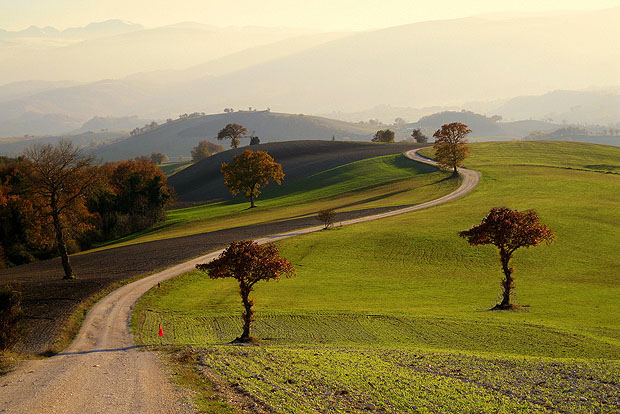
#> input picture src/uploaded_image.png, 620 x 414 px
$ python -i sift_analyzer.py   (imports and definitions only)
#> lines starting #> are read from the running program, lines starting #| are printed output that depends on the picture
# sift_analyzer.py - Fully Rewritten
import cv2
import numpy as np
import os
from scipy import ndimage
from scipy.stats import kurtosis, skew

class SIFTAnalyzer:
    def __init__(self):
        self.sift = cv2.SIFT_create(
            nfeatures=5000,
            nOctaveLayers=4,
            contrastThreshold=0.02,
            edgeThreshold=15,
            sigma=1.2
        )

    def _enhance_texture(self, gray):
        """Enhanced texture enhancement using multi-scale analysis"""
        # Multi-scale contrast enhancement
        clahe = cv2.createCLAHE(clipLimit=4.0, tileGridSize=(12, 12))
        enhanced = clahe.apply(gray)

        # Multi-scale texture enhancement
        scales = [3, 5, 7]
        texture_combined = np.zeros_like(enhanced, dtype=np.float32)

        for scale in scales:
            # Local variance for texture
            kernel = np.ones((scale, scale), np.float32) / (scale * scale)
            mean = cv2.filter2D(enhanced.astype(np.float32), -1, kernel)
            variance = cv2.filter2D((enhanced.astype(np.float32) ** 2), -1, kernel) - mean ** 2
            texture_combined += variance

        # Normalize and combine
        texture_combined = cv2.normalize(texture_combined, None, 0, 255, cv2.NORM_MINMAX)
        final_enhanced = cv2.addWeighted(enhanced, 0.6, texture_combined.astype(np.uint8), 0.4, 0)

        return final_enhanced

    def _analyze_keypoint_distribution(self, keypoints, image_shape):
        """Comprehensive keypoint distribution analysis"""
        if not keypoints:
            return "No keypoints", {}, []

        h, w = image_shape[:2]
        regions = {
            'top_left': 0, 'top_right': 0, 'bottom_left': 0, 'bottom_right': 0,
            'center': 0
        }

        center_x, center_y = w // 2, h // 2
        quadrant_threshold = 0.25

        for kp in keypoints:
            x, y = kp.pt

            # Determine quadrant
            if x < center_x and y < center_y:
                regions['top_left'] += 1
            elif x >= center_x and y < center_y:
                regions['top_right'] += 1
            elif x < center_x and y >= center_y:
                regions['bottom_left'] += 1
            else:
                regions['bottom_right'] += 1

            # Check if near center
            if abs(x - center_x) < w * 0.25 and abs(y - center_y) < h * 0.25:
                regions['center'] += 1

        total_kp = len(keypoints)
        region_percentages = {region: (count / total_kp) * 100 for region, count in regions.items()}

        # Analyze distribution patterns
        max_region = max(regions.values())
        min_region = min(regions.values())
        uniformity_score = (min_region / max_region) if max_region > 0 else 0

        if uniformity_score < 0.3:
            distribution_status = "Highly uneven distribution - potential tampering"
        elif uniformity_score < 0.6:
            distribution_status = "Moderately uneven distribution"
        else:
            distribution_status = "Uniform distribution - likely authentic"

        return distribution_status, region_percentages, list(regions.values())

    def _detect_anomalous_patterns(self, keypoints, descriptors):
        """Detect anomalous patterns in keypoint distribution"""
        if len(keypoints) < 10:
            return ["Insufficient keypoints for pattern analysis"]

        anomalies = []

        # Analyze spatial clustering
        positions = np.array([kp.pt for kp in keypoints])

        # Check for unusual clusters
        from sklearn.cluster import DBSCAN
        clustering = DBSCAN(eps=50, min_samples=5).fit(positions)
        unique_clusters = len(set(clustering.labels_)) - (1 if -1 in clustering.labels_ else 0)

        if unique_clusters > 5:
            anomalies.append(f"Multiple dense clusters detected ({unique_clusters} clusters)")

        # Check scale distribution
        scales = np.array([kp.size for kp in keypoints])
        scale_std = np.std(scales)
        if scale_std > 30:
            anomalies.append("Highly varied keypoint scales - possible multi-scale tampering")

        # Check response strength distribution
        responses = np.array([kp.response for kp in keypoints])
        if np.std(responses) > 0.3:
            anomalies.append("Inconsistent feature strengths detected")

        return anomalies

    def analyze_image(self, image_path, output_dir="final_results"):
        """Comprehensive SIFT analysis with enhanced visualization"""
#> called with image_path = '../src/uploaded_image.png', output_dir = 'final_results'
        print("🔍 Starting Enhanced SIFT Analysis...")

        # Load and preprocess image
        img = cv2.imread(image_path)
#> img is the input picture: shape (414, 620, 3); mean B, G, R 85.6, 131.2, 143.7
        if img is None:
            print("❌ Could not load image")
            return 0, None, [], None, {}

        original = img.copy()
        gray = cv2.cvtColor(img, cv2.COLOR_BGR2GRAY)
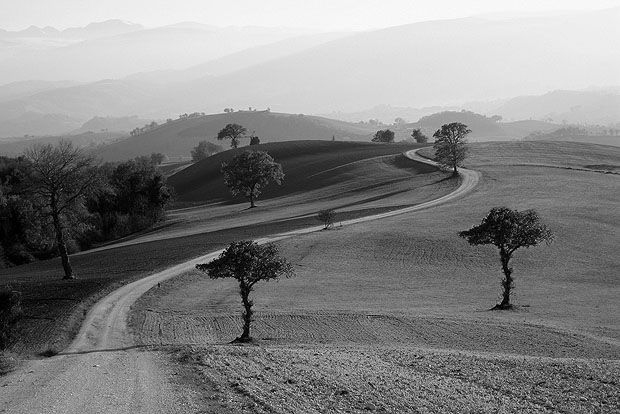
#> gray: shape (414, 620); min 0, max 251, mean 129.7

        # Enhanced preprocessing
        enhanced_gray = self._enhance_texture(gray)
#> in _enhance_texture, `enhanced = clahe.apply(gray)`:
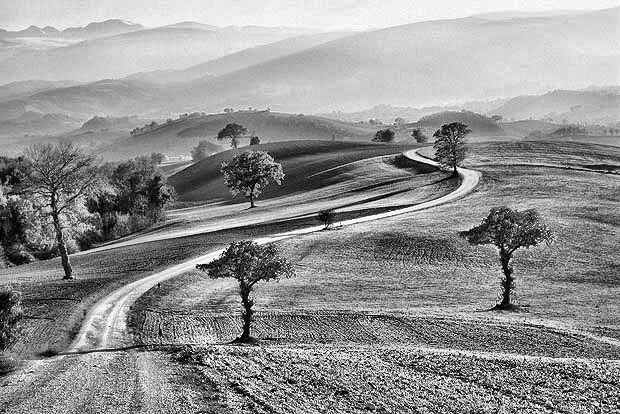
#> enhanced: shape (414, 620); min 0, max 255, mean 146.4
#> the loop in _enhance_texture, `for scale in scales:` made 3 passes
#> pass 1, in _enhance_texture, `mean = cv2.filter2D(enhanced.astype(np.float32), -1, kernel)`:
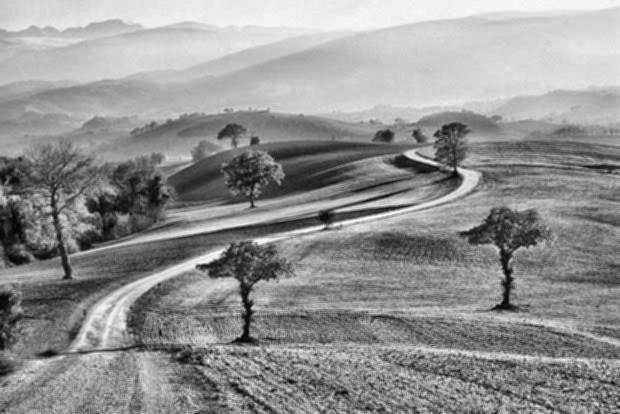
#> mean: shape (414, 620) float32; min 3.78, max 249.7, mean 146.4
#> pass 1, in _enhance_texture, `variance = cv2.filter2D((enhanced.astype(np.float32) ** 2), -1, kernel..`:
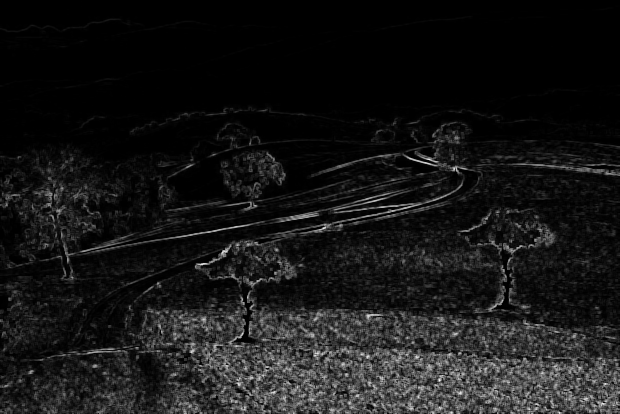
#> variance: shape (414, 620) float32; min -0.0156, max 12943.3, mean 1185.5; drawn with min black and max white
#> pass 2, in _enhance_texture, `variance = cv2.filter2D((enhanced.astype(np.float32) ** 2), -1, kernel..`:
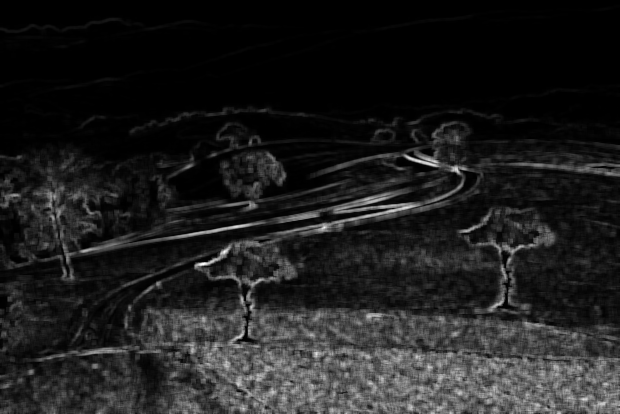
#> variance: shape (414, 620) float32; min -0.0469, max 11503.5, mean 1416.7; drawn with min black and max white
#> in _enhance_texture, `final_enhanced = cv2.addWeighted(enhanced, 0.6, texture_combined.astyp..`:
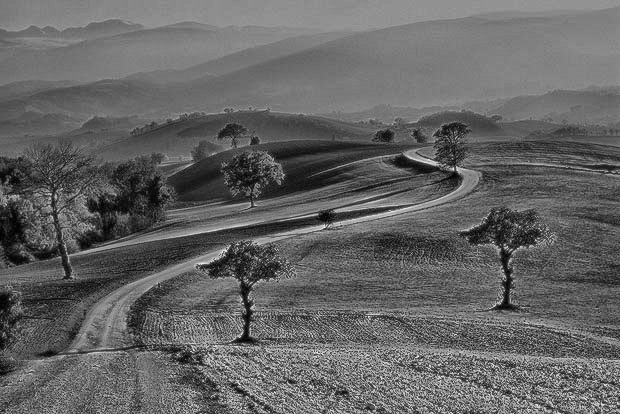
#> final_enhanced: shape (414, 620); min 2, max 243, mean 100.3

        # Detect keypoints and descriptors
        keypoints, descriptors = self.sift.detectAndCompute(enhanced_gray, None)
#> keypoints = 5001 keypoints; strongest (x, y, size): (430, 366, 1.4), (605, 385, 1.3), (566, 399, 1.4), (453, 169, 1.9)

        print(f"   ✅ Detected {len(keypoints)} keypoints")
#|    ✅ Detected 5001 keypoints

        # Comprehensive analysis
        distribution_status, region_stats, region_counts = self._analyze_keypoint_distribution(keypoints, img.shape)
#> the loop in _analyze_keypoint_distribution, `for kp in keypoints:` made 5001 passes
#> (kp, x, y) on passes 1 to 3: (keypoint at (2.4, 379.5), size 1.4, 2.38, 379.5), (keypoint at (2.3, 324.1), size 1.4, 2.35, 324.1), (keypoint at (617, 365.8), size 1.4, 617, 365.8)
#> after the loop in _analyze_keypoint_distribution, `for kp in keypoints:`: regions = {'top_left': 699, 'top_right': 828, 'bottom_left': 1741, 'bottom_right': 1733, 'center': 1527}
#> in _analyze_keypoint_distribution, `total_kp = len(keypoints)`: total_kp = 5001
#> in _analyze_keypoint_distribution, `region_percentages = {region: (count / total_kp) * 100 for region, cou..`: region_percentages = {'top_left': 13.98, 'top_right': 16.56, 'bottom_left': 34.81, 'bottom_right': 34.65, 'center': 30.53}
#> in _analyze_keypoint_distribution, `max_region = max(regions.values())`: max_region = 1741
#> in _analyze_keypoint_distribution, `min_region = min(regions.values())`: min_region = 699
#> in _analyze_keypoint_distribution, `uniformity_score = (min_region / max_region) if max_region > 0 else 0`: uniformity_score = 0.401
#> distribution_status = 'Moderately uneven distribution'; region_stats has the same summary as region_percentages in _analyze_keypoint_distribution; region_counts = [699, 828, 1741, 1733, 1527]
        anomalies = self._detect_anomalous_patterns(keypoints, descriptors)
#> in _detect_anomalous_patterns, `positions = np.array([kp.pt for kp in keypoints])`: positions = 5001 pairs, first value 2.35 to 617.2, second value 18.12 to 411.2
#> in _detect_anomalous_patterns, `unique_clusters = len(set(clustering.labels_)) - (1 if -1 in clusterin..`: unique_clusters = 1
#> in _detect_anomalous_patterns, `scales = np.array([kp.size for kp in keypoints])`: scales = 5001 values, max 52.47 at index 2890, min 1.31 at index 2479, mean 2.35
#> in _detect_anomalous_patterns, `scale_std = np.std(scales)`: scale_std = 2.57
#> in _detect_anomalous_patterns, `responses = np.array([kp.response for kp in keypoints])`: responses = 5001 values, max 0.0608 at index 3057, min 0.00817 at index 4998, mean 0.0206
#> anomalies = []

        # Create enhanced visualization
        visualization = self._create_enhanced_visualization(original, keypoints, distribution_status,
                                                          region_stats, anomalies, len(keypoints))
#> in _create_enhanced_visualization, `vis = cv2.drawKeypoints( vis, keypoints, None, flags=cv2.DRAW_MATCHES_..`:
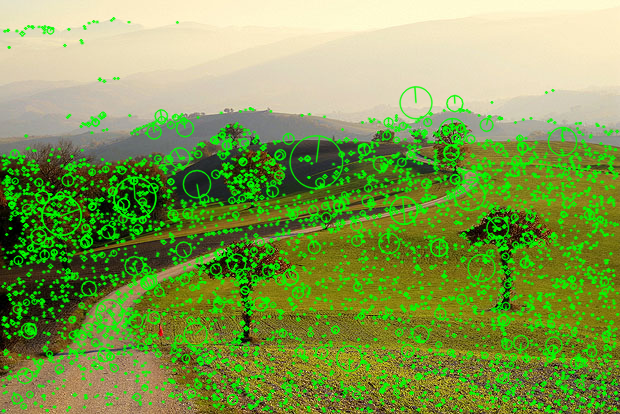
#> vis: shape (414, 620, 3); mean B, G, R 79.8, 156.1, 128.6
#> the loop in _create_enhanced_visualization, `for region, percentage in list(region_stats.items())[:4]:  # Only show..` made 4 passes
#> (region, percentage, y_offset) on passes 1 to 4: ('top_left', 13.98, 163), ('top_right', 16.56, 181), ('bottom_left', 34.81, 199), ('bottom_right', 34.65, 217)
#> after the loop in _create_enhanced_visualization, `for region, percentage in list(region_stats.items())[:4]:`: y_offset = 217

        # Save results
        os.makedirs(output_dir, exist_ok=True)
        output_path = os.path.join(output_dir, f"sift_analysis_{os.path.basename(image_path)}")
        cv2.imwrite(output_path, visualization)

        print(f"   ✅ SIFT analysis saved: {output_path}")
        print(f"   📊 Distribution: {distribution_status}")
#|    📊 Distribution: Moderately uneven distribution
        if anomalies:
            print(f"   ⚠️  Anomalies: {len(anomalies)} detected")

        analysis_results = {
            'keypoint_count': len(keypoints),
            'distribution_status': distribution_status,
            'region_statistics': region_stats,
            'anomalies_detected': anomalies,
            'uniformity_score': min(region_counts) / max(region_counts) if max(region_counts) > 0 else 0
        }

        return len(keypoints), output_path, keypoints, descriptors, analysis_results

    def _create_enhanced_visualization(self, original, keypoints, distribution_status,
                                     region_stats, anomalies, total_keypoints):
        """Create comprehensive SIFT visualization"""
        # Create base visualization with rich keypoints
        vis = original.copy()
        vis = cv2.drawKeypoints(
            vis, keypoints, None,
            flags=cv2.DRAW_MATCHES_FLAGS_DRAW_RICH_KEYPOINTS,
            color=(0, 255, 0)  # Green for normal keypoints
        )

        h, w = vis.shape[:2]

        # Add quadrant lines
        #cv2.line(vis, (w//2, 0), (w//2, h), (255, 255, 255), 2)
        #cv2.line(vis, (0, h//2), (w, h//2), (255, 255, 255), 2)

        # Add information overlay
        y_offset = 40
        #cv2.putText(vis, "SIFT FEATURE ANALYSIS", (20, y_offset),
        #            cv2.FONT_HERSHEY_SIMPLEX, 0.8, (0, 255, 0), 2)
        y_offset += 35

        #cv2.putText(vis, f"Total Keypoints: {total_keypoints}", (20, y_offset),
        #            cv2.FONT_HERSHEY_SIMPLEX, 0.6, (255, 255, 255), 2)
        y_offset += 25

        # Add distribution status
        status_color = (0, 0, 255) if "tampering" in distribution_status.lower() else (0, 255, 0)
        #cv2.putText(vis, f"Distribution: {distribution_status}", (20, y_offset),
        #            cv2.FONT_HERSHEY_SIMPLEX, 0.5, status_color, 2)
        y_offset += 25

        # Add quadrant statistics
        #cv2.putText(vis, "Quadrant Distribution:", (20, y_offset),
        #            cv2.FONT_HERSHEY_SIMPLEX, 0.5, (255, 255, 255), 1)
        y_offset += 20

        for region, percentage in list(region_stats.items())[:4]:  # Only show quadrants
            #cv2.putText(vis, f"{region}: {percentage:.1f}%", (30, y_offset),
            #            cv2.FONT_HERSHEY_SIMPLEX, 0.4, (255, 255, 255), 1)
            y_offset += 18

        # Add anomalies if any
        if anomalies:
            y_offset += 10
            #cv2.putText(vis, f"Anomalies Detected: {len(anomalies)}", (20, y_offset),
            #            cv2.FONT_HERSHEY_SIMPLEX, 0.5, (0, 0, 255), 2)
            y_offset += 20

            for i, anomaly in enumerate(anomalies[:2]):  # Show first 2 anomalies
                if y_offset < h - 30:
                   # cv2.putText(vis, f"- {anomaly[:40]}...", (25, y_offset),
                    #            cv2.FONT_HERSHEY_SIMPLEX, 0.35, (0, 0, 255), 1)
                    y_offset += 16

        # Add border based on analysis results
        #border_color = (0, 0, 255) if "tampering" in distribution_status.lower() else (0, 255, 0)
        #border_thickness = 4 if "tampering" in distribution_status.lower() else 2
        #cv2.rectangle(vis, (5, 5), (w-5, h-5), border_color, border_thickness)

        return vis

# Compatibility functions
def enhanced_sift_analysis(image_path, output_dir="final_results", use_entropy=True):
    analyzer = SIFTAnalyzer()
    return analyzer.analyze_image(image_path, output_dir)

def analyze_keypoint_distribution(keypoints, image_shape):
    analyzer = SIFTAnalyzer()
    distribution_status, _, _ = analyzer._analyze_keypoint_distribution(keypoints, image_shape)
    return distribution_status

>>> result = SIFTAnalyzer().analyze_image('../src/uploaded_image.png')
#> result = 5 items
